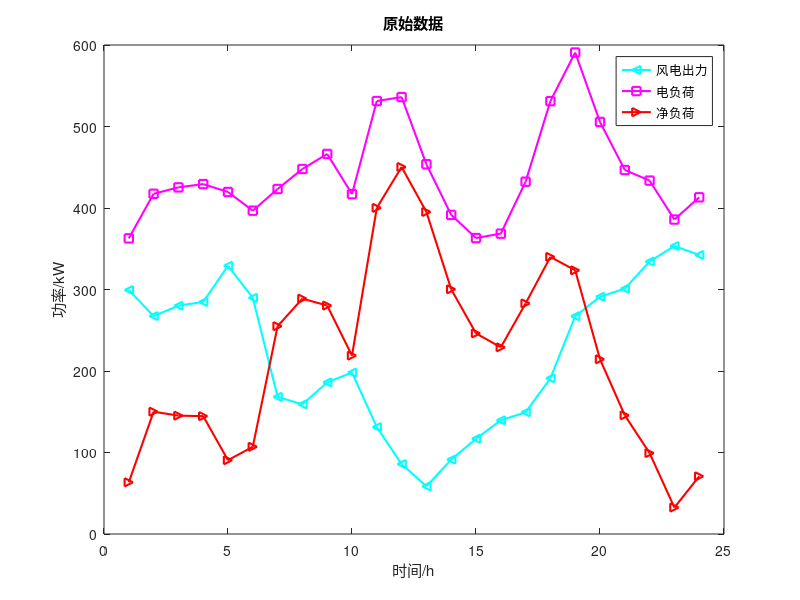

Source code (MATLAB): (Note: this script raises an error after producing the figure.)
%%  日前调度
clc
clear
close all
%% 数据导入 
% 调度周期
T = 24;
% 风电预测功率
P_predict = [299.31684570,267.37369850,280.08537360,284.77268320,329.09958680,289.71075430,168.28435840,159.06405380,186.0346144,198.1329347,131.11925170,85.775255530,58.515213000,91.257579160,116.95062800,139.50968970,149.37751450,191.11097300,267.21249580,291.12690360,300.99492390,334.31913910,353.35715740,342.35149640];
% 电负荷
EleLoad = 0.3*[1209.1268,1391.49,1417.724,1431.1808,1398.852,1322.37,1410.948,1492.848,1554.336,1390.158,1770.804,1786.932,1512.252,1305.108,1210.398,1228.514,1440.852,1770.426,1969.128,1685.124,1488.746,1445.374,1286.138,1377.11];
% 净负荷
NetLoad = EleLoad - P_predict;
% 原始数据
figure
plot(P_predict,'c-<','LineWidth',1.5)
hold on
plot(EleLoad,'m-s','LineWidth',1.5)
plot(NetLoad,'r->','LineWidth',1.5)
legend('风电出力','电负荷','净负荷')
xlabel('时间/h');
ylabel('功率/kW');
title('原始数据');
%% 相关参数
a = 0.00336; % 成本系数a
b = 113.4; % 成本系数b
c = 7000; % 成本系数c
C_start = 31500; % 启停成本
eg = 0.9; % 火电机组i的碳排放强度 单位：t/（MW·h）
E_beta = 0.9; % 碳捕集效率
P_yita = 1.05; % 再生塔和压缩机最大工作状态系数
lamda_a = 0.0725;
lamda_dc = 0.6525; % 单位捕碳量能耗
P_D1=10; % 碳捕集固定能耗
P_BA = ones(1,24);
P_BA(1,:) = P_D1.* ones(1,24);  
K_q = 4000;%弃风惩罚成本系数
K_T = 120; %碳交易价格
delta_h = 0.7; %碳配额系数
delta_xz = 0.9;%烟气分流比限值
C_FL = 165159.4 * 1e4;%碳捕集设备总成本
N_ZJ  = 15;%碳捕集设备折旧年限
r_rate = 0.08;%碳捕集电厂项目贴现率
P_G_max = 600; % 机组最大出力 单位：MW
P_G_min = 300; % 机组最小出力
R_u = 50; % 机组上爬坡
R_d = 50; % 机组下爬坡
T_on_min = 6; % 最小开机时间
T_off_min = 6; % 最小关停时间
M_MEA = 61.08; % M_MEA的摩尔质量
M_co2 = 44; % 二氧化碳的摩尔质量
theta = 0.4; % 再生塔解析量
CR = 40; % 醇胺溶液浓度(%)
rou_R = 1.01; % 醇胺溶液密度
V_CR = 30000; % 溶液储液装置容量
V_R0 = 1000;%富液存储器初始体积
V_L0 = 5000;%贫液存储器初始体积
rate_max = 400;
K_R = 1.17; % 乙醇胺溶剂成本系数
fai = 1.5; % 溶剂运行损耗系数
%% 决策变量
% 电力源出力
P_w = sdpvar(1,24,'full'); % 风电机组出力
P_G = sdpvar(1,24,'full'); % 火电机组出力
% 碳捕集相关
P_N = sdpvar(1,24,'full'); % 机组净出力
P_CC = sdpvar(1,24,'full');% 碳捕集运行能耗
P_OP = sdpvar(1,24,'full');% 碳捕集能耗
P_absorb = sdpvar(1,24,'full');
P_desorb = sdpvar(1,24,'full');
E_G = sdpvar(1,24,'full'); % 碳捕集机组产生的总碳排放
E_AB = sdpvar(1,24,'full'); % 机组捕获的总碳排放
E_DE = sdpvar(1,24,'full'); % 机组解析的总碳排放
E_liguid = sdpvar(1,24,'full');
E_NET = sdpvar(1,24,'full');
V_AB = sdpvar(1,24,'full'); % 
V_DE = sdpvar(1,24,'full');
V_R = sdpvar(1,24,'full'); % 富液体积
V_L = sdpvar(1,24,'full'); % 贫液体积
P_cut = sdpvar(1,24,'full'); % 系统可削减电负荷
P_DE = sdpvar(1,24,'full'); % 系统经过过需求响应后的电负荷
u = binvar(1,24,'full'); % 机组启停状态
T_on = sdpvar(1,24,'full'); 
T_off = sdpvar(1,24,'full');
delta = sdpvar(1,24);%烟气分流比
%% 约束条件
C = [];  %约束条件初始
% 【综合灵活运行方式】碳捕集电厂数学模型 公式（1）-（3）
for t=1:24
    C = [C,0 <= P_G(t)];
    C = [C,P_G(t) == P_N(t) + P_CC(t)]; % 机组输出总功率
    C = [C,P_CC(t) == P_BA(t) + P_OP(t)]; % 碳捕集运行功率
    C = [C,P_absorb(t) == lamda_a * E_AB(t)]; % 碳捕集运行功率
    C = [C,P_desorb(t) == lamda_dc * E_DE(t)]; % 碳捕集运行功率
    C = [C,P_OP(t) == lamda_a * E_AB(t)+  lamda_dc * E_DE(t)]; % 碳捕集设备运行能耗
    C = [C,E_G(t) == eg * P_G(t)];% 碳捕集机组产生的总碳排放
    C = [C,E_AB(t) ==  E_beta * delta(t) * E_G(t)]; % 机组捕获的二氧化碳总量
    C = [C,E_NET(t) ==  (1 - E_beta * delta(t)) * E_G(t)]; % 净碳排
    %C = [C, P_G_min - P_lamda * P_yita * E_beta * delta(t) * eg * P_G_max - P_BA <= P_N(t) <= P_G_max-P_BA]; % 【综合灵活运行方式】碳捕集电厂净出力范围    
    C = [C, 1 - delta_xz <= delta(t) <= delta_xz]; %烟气分流比限值约束
    C = [C, -0.02 * EleLoad(t) <= P_cut(t) <= 0];
    C = [C, P_DE(t) == EleLoad(t) + P_cut(t) ];% 切负荷后的电负荷
    C = [C, P_w(t) + P_N(t) == P_DE(t) ]; % 电力平衡
    C = [C,0 <= E_AB(t) <= P_yita * E_beta * eg * P_G_max];   % 510.3t二氧化碳
end

%% 其他约束
% 火电机组出力约束
for t=1:24
    C = [C, P_G_min * u(t) <= P_G(t) <= P_G_max * u(t)];
    C = [C, 0 <= P_w(t) <= P_predict(t)];
end

% 火电机组爬坡约束
for t = 2:24
    C = [C, P_G(t) - P_G(t-1) <= u(t) * R_u]; % 上爬坡约束
    C = [C, P_G(t-1) - P_G(t) <= u(t-1) * R_d]; % 下爬坡约束
end
% 火电机组启停约束
for t = 2:24
    % 更新连续开机与关停时间
    T_on(t) = T_on(t-1) + u(t-1);
    T_off(t) = T_off(t-1) + (1 - u(t-1));
    % 启停约束
    C = [C, (T_on(t-1) - T_on_min) * (u(t-1) - u(t)) >= 0];
    C = [C, (T_off(t-1) - T_off_min) * (u(t) - u(t-1)) >= 0];
end
% 碳捕集装置约束
for t=1:24
    C = [C,V_AB(t)==(M_MEA * E_AB(t))/(M_co2 * theta * CR/100 * rou_R)]; % 电厂i的溶液存储器t时刻释放二氧化碳所需的溶液体积 注意单位换算
    C = [C,V_DE(t)==(M_MEA * E_DE(t))/(M_co2 * theta * CR/100 * rou_R)];
    for i= 1:t
       C = [C,V_R(i) == V_R0 + sum(V_AB(1:i) - V_DE(1:i))]; % 富液变化
       C = [C,V_L(i) == V_L0 + sum(V_DE(1:i) - V_AB(1:i))]; % 贫液变化
       C = [C,E_liguid(i) ==  sum(E_AB(1:i) - E_DE(1:i))];
       C = [C,E_liguid(t) >=  0];
    end
    C = [C,0 <= V_R(t)<=V_CR]; % 富液体积
    C = [C,0 <= V_L(t)<=V_CR]; % 贫液体积
end 
%     C=[C,V_L0 == V_L(24)];% 贫液初始平衡
%     C=[C,V_R0 == V_R(24)];% 富液初始平衡
for t=1:23
     C = [C,0 <= abs(V_R(t+1) - V_R(t))<= rate_max * P_yita]; % 流速
     C = [C,0 <= abs(V_L(t+1) - V_L(t))<= rate_max * P_yita]; % 流速
end
%% 目标函数
F=0;
 for t=1:24
    C_loadcut(t) = 400 * abs(P_cut(t)); % 失负荷成本
    C_H(t) = a * P_G(t)* P_G(t) + b * P_G(t) + c; % 火电机组煤耗成本
    C_R(t) = K_R * fai * E_AB(t); % 溶剂损耗成本
    C_T(t) = K_T * (E_G(t) - E_AB(t)- delta_h * P_G(t));% 碳交易成本 = 碳交易价格*（净碳排 - 配额碳排）
    C_q(t) = K_q *(P_predict(t) - P_w(t)); % 弃风惩罚成本
 end
 for t = 2:24
        C_k(t)= (u(t) * (1 - u(t-1)) + u(t-1) * (1 - u(t))) * C_start;
 end
F = F + sum(C_loadcut) + sum(sum(C_H)) +sum(sum(C_k)) + sum(sum(C_R)) + sum(C_T) + sum(C_q);

 %% 求解器配置
ops = sdpsettings('verbose',2,'solver','gurobi','gurobi.MIPGap',1e-6,'gurobi.Heuristics',0.9,'gurobi.TuneTimeLimit',0);
result = optimize(C,F,ops);
s_F = value(F);
s_F1 = value(sum(C_loadcut));
s_C_H = value(sum(C_H));
s_C_R = value(sum(C_R));
s_C_T = value(sum(C_T));
s_C_q = value(sum(C_q));
s_C_k = value(sum(sum(C_k)));
display(['最优规划结果 : ', num2str(s_F)]);
disp(['火电机组煤耗成本: ', num2str(s_C_H)]);
disp(['溶剂损耗成本: ', num2str(s_C_R)]);
disp(['碳交易成本: ', num2str(s_C_T)]);
disp(['弃风惩罚成本: ', num2str(s_C_q)]);
disp(['电能需求响应成本: ', num2str(s_F1)]);
disp(['机组启停成本: ', num2str(s_C_k)]);
%% 数据获取
s_P_w = value(P_w); % 风电机组出力
s_P_G = value(P_G); % 火电机组出力
s_P_N = value(P_N); % 机组净出力
s_u = value(u);
% 碳捕集相关
s_delta = value(delta);
s_P_CC = value(P_CC); % 碳捕集运行能耗
s_P_OP = value(P_OP); % 碳捕集能耗
s_P_absorb = value(P_absorb); % 碳捕集能耗
s_P_desorb = value(P_desorb); % 碳捕集能耗
s_E_G = value(E_G); % 碳捕集机组产生的总碳排放
s_E_AB = value(E_AB); % 机组捕获的总碳排放
s_E_DE = value(E_DE); % 机组解析的总碳排放
s_E_NET = value(E_NET); % 净碳捕集量
s_E_liguid = value(E_liguid);
s_V_AB = value(V_AB); % 贫液流量
s_V_DE = value(V_DE); % 富液流量
s_V_R = value(V_R); % 富液体积
s_V_L = value(V_L); % 贫液体积
rate_absorb = s_V_AB/rate_max;
rate_desorb = s_V_DE/rate_max;
E_netpower_emisson = eg *s_P_N;
% 负荷
s_P_cut = value(P_cut); % 系统可削减电负荷
s_P_DE = value(P_DE); % 切负荷后的电负荷
%% 数据分析与画图
% 电力系统
for t=1:24
    Plot_EleNet(1,t) = P_w(t);
    Plot_EleNet(2,t) = P_N(t);
    Plot_EleNet(3,t) = P_CC(t);
end
Plot_EleNet = Plot_EleNet';
figure
bar(Plot_EleNet,'stacked');
hold on
plot(EleLoad,'-r^',...
                'Color',[1,0,0],...  
                'LineWidth',1,...
                'MarkerEdgeColor','k',...
                'MarkerFaceColor',[0 0 1],...
                'MarkerSize',5);
plot(s_P_DE,'-g^',...
                'Color',[0,1,0],...  
                'LineWidth',1,...
                'MarkerEdgeColor','y',...
                'MarkerFaceColor',[1 0 1],...
                'MarkerSize',5);
xlabel('时间/h');
ylabel('功率/kW');
title('电功率平衡');
hold on
legend({['风电','碳捕集机组净出力','碳捕集能耗','电负荷','P-DE']},...
'FontSize',10,'Location','northwest','NumColumns',3);
% 风电出力
figure
plot(s_P_w,'r-s','LineWidth',1.5)
hold on
plot(P_predict,'c--','LineWidth',1.5)
legend({'风功率','风功率预测值'})
xlabel('时间/h');
ylabel('功率/kW');
title('风电功率');

%% 碳捕集机组
hours = 1:24; % 时段
% 电厂的功率构成
figure;
yyaxis left % 创建双y轴图，左侧y轴用于功率累加值
b = bar(hours, [s_P_N', P_BA', s_P_OP'], 'stacked','FaceColor','flat');
for k = 1:3
    b(k).CData = k;
end
ylabel('碳捕集电厂功率 (MW)');
yyaxis right % 创建双y轴图，右侧y轴用于烟气分流比
plot(hours, s_delta, 'k--', 'LineWidth', 1.5);
ylim([0 1]);
ylabel('烟气分流比');
title('电厂各部分功率组成');
xlabel('时段');
legend('净出力', '固定能耗', '运行能耗', '烟气分流比', 'Location', 'northeastoutside');
% 二氧化碳捕集量
figure
plot(s_E_G,'r-s','LineWidth',1.5)
hold on
plot(s_E_NET,'g-s','LineWidth',1.5)
hold on
plot(s_E_AB,'m--','LineWidth',1.5)
plot(s_E_DE,'c--','LineWidth',1.5)
plot(E_netpower_emisson,'r--','LineWidth',1.5)
legend('初始碳排','净碳排','吸收二氧化碳','解吸并压缩二氧化碳','净输出功率对应的CO2')
xlabel('时间/h');
ylabel('碳捕集量');
ylim([0 550]);
title('二氧化流向');


% 贫液、富液体积变化和流速图
figure;
subplot(2,1,1);
plot(hours, s_V_L, 'b-', 'LineWidth', 1.5);
hold on;
plot(hours, s_V_R, 'r-', 'LineWidth', 1.5);
hold on;
plot(hours, s_V_AB, 'g-', 'LineWidth', 1.5);
hold on;
plot(hours, s_V_DE, 'm-', 'LineWidth', 1.5);
ylabel('体积 (m^3)');
xlabel('时间/h');
legend('贫液存储器', '富液存储器', '吸收', '解吸','Location', 'northeastoutside');
title('贫液和富液体积变化');

subplot(2,1,2);
plot(hours, rate_absorb, 'g-', 'LineWidth', 1.5);
hold on;
plot(hours, rate_desorb, 'm-', 'LineWidth', 1.5);
ylabel('流速 (m^3/h)');
xlabel('时间/h');
title('贫液和富液流速');
legend('贫液流速', '富液流速');